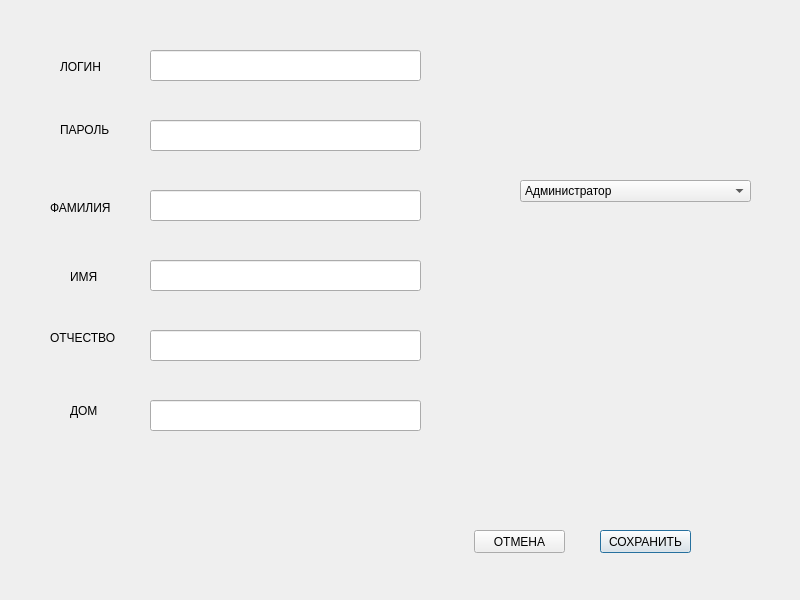
<?xml version="1.0" encoding="UTF-8"?>
<ui version="4.0">
 <class>addUser</class>
 <widget class="QDialog" name="addUser">
  <property name="geometry">
   <rect>
    <x>0</x>
    <y>0</y>
    <width>800</width>
    <height>600</height>
   </rect>
  </property>
  <property name="windowTitle">
   <string>Dialog</string>
  </property>
  <widget class="QPushButton" name="saveButton">
   <property name="geometry">
    <rect>
     <x>600</x>
     <y>530</y>
     <width>91</width>
     <height>23</height>
    </rect>
   </property>
   <property name="text">
    <string>СОХРАНИТЬ</string>
   </property>
  </widget>
  <widget class="QPushButton" name="cancelButton">
   <property name="geometry">
    <rect>
     <x>474</x>
     <y>530</y>
     <width>91</width>
     <height>23</height>
    </rect>
   </property>
   <property name="text">
    <string>ОТМЕНА</string>
   </property>
  </widget>
  <widget class="QLabel" name="loginLabel">
   <property name="geometry">
    <rect>
     <x>60</x>
     <y>60</y>
     <width>47</width>
     <height>13</height>
    </rect>
   </property>
   <property name="text">
    <string>ЛОГИН</string>
   </property>
  </widget>
  <widget class="QLabel" name="passwordLabel">
   <property name="geometry">
    <rect>
     <x>60</x>
     <y>120</y>
     <width>61</width>
     <height>20</height>
    </rect>
   </property>
   <property name="text">
    <string>ПАРОЛЬ</string>
   </property>
  </widget>
  <widget class="QLabel" name="surnameLabel">
   <property name="geometry">
    <rect>
     <x>50</x>
     <y>200</y>
     <width>71</width>
     <height>16</height>
    </rect>
   </property>
   <property name="text">
    <string>ФАМИЛИЯ</string>
   </property>
  </widget>
  <widget class="QLabel" name="nameLabel">
   <property name="geometry">
    <rect>
     <x>70</x>
     <y>270</y>
     <width>47</width>
     <height>13</height>
    </rect>
   </property>
   <property name="text">
    <string>ИМЯ</string>
   </property>
  </widget>
  <widget class="QLabel" name="patronymicLabel">
   <property name="geometry">
    <rect>
     <x>50</x>
     <y>330</y>
     <width>81</width>
     <height>16</height>
    </rect>
   </property>
   <property name="text">
    <string>ОТЧЕСТВО</string>
   </property>
  </widget>
  <widget class="QLabel" name="homeLabel">
   <property name="geometry">
    <rect>
     <x>70</x>
     <y>400</y>
     <width>81</width>
     <height>21</height>
    </rect>
   </property>
   <property name="text">
    <string>ДОМ</string>
   </property>
  </widget>
  <widget class="QLineEdit" name="loginLineEdit">
   <property name="geometry">
    <rect>
     <x>150</x>
     <y>50</y>
     <width>271</width>
     <height>31</height>
    </rect>
   </property>
  </widget>
  <widget class="QLineEdit" name="lineEpasswordLineEdit">
   <property name="geometry">
    <rect>
     <x>150</x>
     <y>120</y>
     <width>271</width>
     <height>31</height>
    </rect>
   </property>
  </widget>
  <widget class="QLineEdit" name="surnameLineEdit">
   <property name="geometry">
    <rect>
     <x>150</x>
     <y>190</y>
     <width>271</width>
     <height>31</height>
    </rect>
   </property>
  </widget>
  <widget class="QLineEdit" name="nameLineEdit">
   <property name="geometry">
    <rect>
     <x>150</x>
     <y>260</y>
     <width>271</width>
     <height>31</height>
    </rect>
   </property>
  </widget>
  <widget class="QLineEdit" name="patronymicLineEdit">
   <property name="geometry">
    <rect>
     <x>150</x>
     <y>330</y>
     <width>271</width>
     <height>31</height>
    </rect>
   </property>
  </widget>
  <widget class="QLineEdit" name="homeLineEdit">
   <property name="geometry">
    <rect>
     <x>150</x>
     <y>400</y>
     <width>271</width>
     <height>31</height>
    </rect>
   </property>
  </widget>
  <widget class="QComboBox" name="comboBox">
   <property name="geometry">
    <rect>
     <x>520</x>
     <y>180</y>
     <width>231</width>
     <height>22</height>
    </rect>
   </property>
   <item>
    <property name="text">
     <string>Администратор</string>
    </property>
   </item>
   <item>
    <property name="text">
     <string>Библиотекарь</string>
    </property>
   </item>
   <item>
    <property name="text">
     <string>Читатель</string>
    </property>
   </item>
  </widget>
  <widget class="QLabel" name="errorLabel">
   <property name="geometry">
    <rect>
     <x>70</x>
     <y>473</y>
     <width>271</width>
     <height>31</height>
    </rect>
   </property>
   <property name="text">
    <string/>
   </property>
  </widget>
 </widget>
 <resources/>
 <connections>
  <connection>
   <sender>cancelButton</sender>
   <signal>clicked()</signal>
   <receiver>addUser</receiver>
   <slot>reject()</slot>
   <hints>
    <hint type="sourcelabel">
     <x>527</x>
     <y>541</y>
    </hint>
    <hint type="destinationlabel">
     <x>399</x>
     <y>299</y>
    </hint>
   </hints>
  </connection>
  <connection>
   <sender>saveButton</sender>
   <signal>clicked()</signal>
   <receiver>addUser</receiver>
   <slot>accept()</slot>
   <hints>
    <hint type="sourcelabel">
     <x>637</x>
     <y>541</y>
    </hint>
    <hint type="destinationlabel">
     <x>399</x>
     <y>299</y>
    </hint>
   </hints>
  </connection>
 </connections>
</ui>
